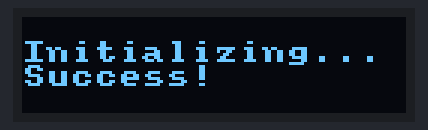
The sketch below on a simulated ESP32. On the bench: 128×32 one-colour display.

Above: at 0.1 s.
At 3.2 s:
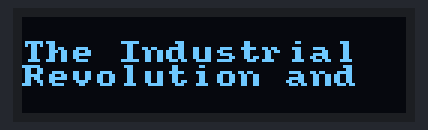
At 6.2 s:
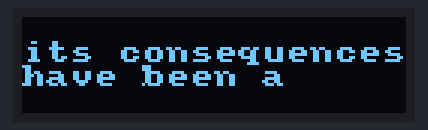
At 9.3 s:
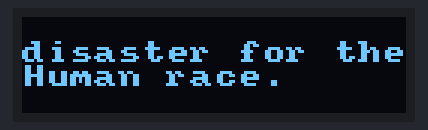
At 12.4 s:
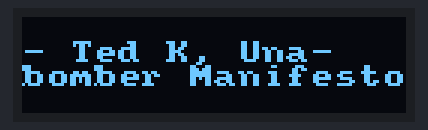

Measured:
- by itself, everything shown: repeats every 15.2 s, in 8 steps
- what the display in image 0 shows lasts 3.0 s, from 0.1 s to 3.1 s
- what the display in image 4 shows lasts 6.0 s, from 12.3 s to 18.3 s

The sketch:

lab2_tutorials.ino
```cpp
/*
 * Lab2 Tutorials Main
 *
 * Owen Bartolf
 *
 * Entry point for tutorial code.
 *
 * Options
 * ACCELEROMETER: When true, the accelerometer code compiles.
 * PULSE_WIDTH_MODULATOR: When true, the pulse-width modulator code compiles.
 * Only one can be on at a given time.
 */


#define ACCELEROMETER false
#define PULSE_WIDTH_MODULATOR false
#define OLED true
#define SERIAL_READ false
```

accelerometer.ino
```cpp
#define ACCEL_Z_PIN A0

#if ACCELEROMETER
void setup() {
  // put your setup code here, to run once:
  pinMode(ACCEL_Z_PIN, INPUT);
  Serial.begin(9600);
}

void loop() {
  int readValue = analogRead(ACCEL_Z_PIN);
  Serial.println(readValue);
  delay(100);
}
#endif
```

oled.ino
```cpp
#if OLED

#include <Wire.h>
#include "U8x8lib.h"

// OLED setup
#define OLED_RESET 4 // this value resets the OLED
U8X8_SSD1306_128X32_UNIVISION_HW_I2C u8x8(OLED_RESET);

// =========== OLED Code ============ //

// ----------------------------------------------------------------
// Initialize the OLED with base font for fast refresh
// ----------------------------------------------------------------
void initDisplay() {
  u8x8.begin();
  u8x8.setPowerSave(0);
  u8x8.setFont(u8x8_font_amstrad_cpc_extended_r);
  u8x8.setCursor(0, 0);
}

// ----------------------------------------------------------------
// A function to write a message on the display
// "row" specifies which row to print on... 1, 2, 3, etc.
// "clearDisplay" specifies if everything should be wiped or not
// ----------------------------------------------------------------
void showMessage(const char * message, int row, bool cleardisplay) {
  if(cleardisplay){
    u8x8.clearDisplay();
  }
  u8x8.setCursor(0, row);
  u8x8.print(message);
}


void setup()
{
  initDisplay();
  showMessage("Initializing...", 1, true);
  showMessage("Success!", 2, false);
}

void loop()
{
  delay(3000);
  showMessage("The Industrial", 1, true);
  showMessage("Revolution and", 2, false);
  delay(3000);
  showMessage("its consequences", 1, true);
  showMessage("have been a", 2, false);
  delay(3000);
  showMessage("disaster for the", 1, true);
  showMessage("Human race.", 2, false);
  delay(3000);
  showMessage("- Ted K, Una-", 1, true);
  showMessage("bomber Manifesto", 2, false);
  delay(3000);


}


#endif
```

pulseWidthModulator.ino
```cpp
#if PULSE_WIDTH_MODULATOR


// setting PWM properties
const int pwmFrequency = 5000;
const int pwmChannel = 0;
const int pwmBitResolution = 8;

void setup()
{
  // configure PWM functionalities
  ledcSetup(pwmChannel, pwmFrequency, pwmBitResolution);

  // attach the pwmChannel to the outputGPIO to be controlled
  ledcAttachPin(LED_BUILTIN, pwmChannel);
}

void loop()
{
  delay(100);
  ledcWrite(pwmChannel, 0);//ledcWrite will write the value to the pwmChannel
  delay(100);
  ledcWrite(pwmChannel, 127);
  delay(100);
  ledcWrite(pwmChannel, 255);
  delay(100);
  ledcWrite(pwmChannel, 127);
}

#endif
```

serialRead.ino
```cpp
#if SERIAL_READ
void setup() {
  // put your setup code here, to run once:
  Serial.begin(9600);
}

void loop() {
  if (Serial.available() > 0)
  {
    //char incomingChar = Serial.read();
    //Serial.print(incomingChar);

    int incomingByte = Serial.read();
    Serial.print("I received: ");
    Serial.println(incomingByte, DEC);
  }
}
#endif
```
